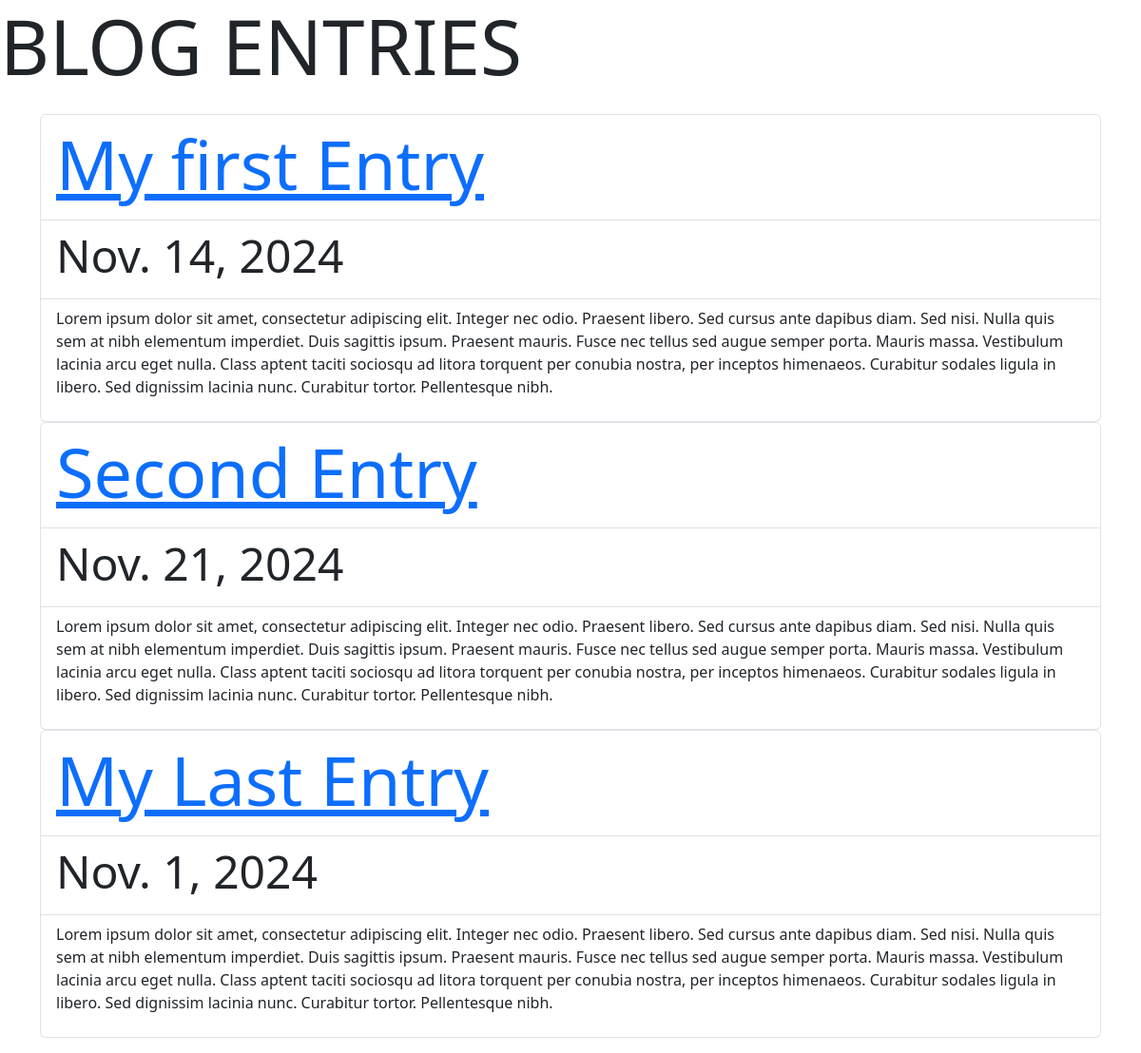
Screenshot of /blog/ with the database file from the repository.
### blog/models.py (models this page shows)
class Blog(models.Model):
    title = models.CharField(max_length=200)
    data = models.DateField()
    description = models.CharField(max_length=500)
    url = models.URLField(blank=True)

### blog/views.py (the view)
# urls.py: path('', views.all_blogs,name='all_blogs')
def all_blogs(request):
    blogs = Blog.objects.all()
    return render(request,'blog/all_blogs.html',{'blogs':blogs})

### blog/templates/blog/all_blogs.html (shortened to what this page needs)
<!DOCTYPE html>
<html lang="en">
	<head>
		<link
			href="https://cdn.jsdelivr.net/npm/bootstrap@5.3.3/dist/css/bootstrap.min.css"
			rel="stylesheet"
		/>
	</head>
	<body>
		<h1 class="display-1">BLOG ENTRIES</h1>
		<div class="input-group mb-3">
		<div class="container mt-3">
			{%for blog in blogs%}
			<ul class="list-group">
				<li class="list-group-item">
					<h2 class="display-2">
						<a href="{{blog.url}}">{{blog.title}}</a>
					</h2>
				</li>
				<li class="list-group-item">
					<h5 class="display-5">{{blog.data}}</h5>
				</li>
				<li class="list-group-item">
					<p>{{blog.description}}</p>
				</li>
			</ul>
			{%endfor%}
		</div>
	</body>
</html>

### rows the page displays
Blog: title "My first Entry", data "Nov. 14, 2024", description "Lorem ipsum dolor sit amet, consectetur adipiscing elit. Integer nec odio. Praesent libero. Sed cursus ante dapibus diam. Sed nisi. Nulla quis sem at nibh elementum imperdiet. Duis sagittis ipsum. Praesent mauris. Fusce nec tellus sed augue semper porta. Mauris massa. Vestibulum lacinia arcu eget nulla. Class aptent taciti sociosqu ad litora torquent per conubia nostra, per inceptos himenaeos. Curabitur sodales ligula in libero. Sed dignissim lacinia nunc. Curabitur tortor. Pellentesque nibh."
Blog: title "Second Entry", data "Nov. 21, 2024", description "Lorem ipsum dolor sit amet, consectetur adipiscing elit. Integer nec odio. Praesent libero. Sed cursus ante dapibus diam. Sed nisi. Nulla quis sem at nibh elementum imperdiet. Duis sagittis ipsum. Praesent mauris. Fusce nec tellus sed augue semper porta. Mauris massa. Vestibulum lacinia arcu eget nulla. Class aptent taciti sociosqu ad litora torquent per conubia nostra, per inceptos himenaeos. Curabitur sodales ligula in libero. Sed dignissim lacinia nunc. Curabitur tortor. Pellentesque nibh."
Blog: title "My Last Entry", data "Nov. 1, 2024", description "Lorem ipsum dolor sit amet, consectetur adipiscing elit. Integer nec odio. Praesent libero. Sed cursus ante dapibus diam. Sed nisi. Nulla quis sem at nibh elementum imperdiet. Duis sagittis ipsum. Praesent mauris. Fusce nec tellus sed augue semper porta. Mauris massa. Vestibulum lacinia arcu eget nulla. Class aptent taciti sociosqu ad litora torquent per conubia nostra, per inceptos himenaeos. Curabitur sodales ligula in libero. Sed dignissim lacinia nunc. Curabitur tortor. Pellentesque nibh."
